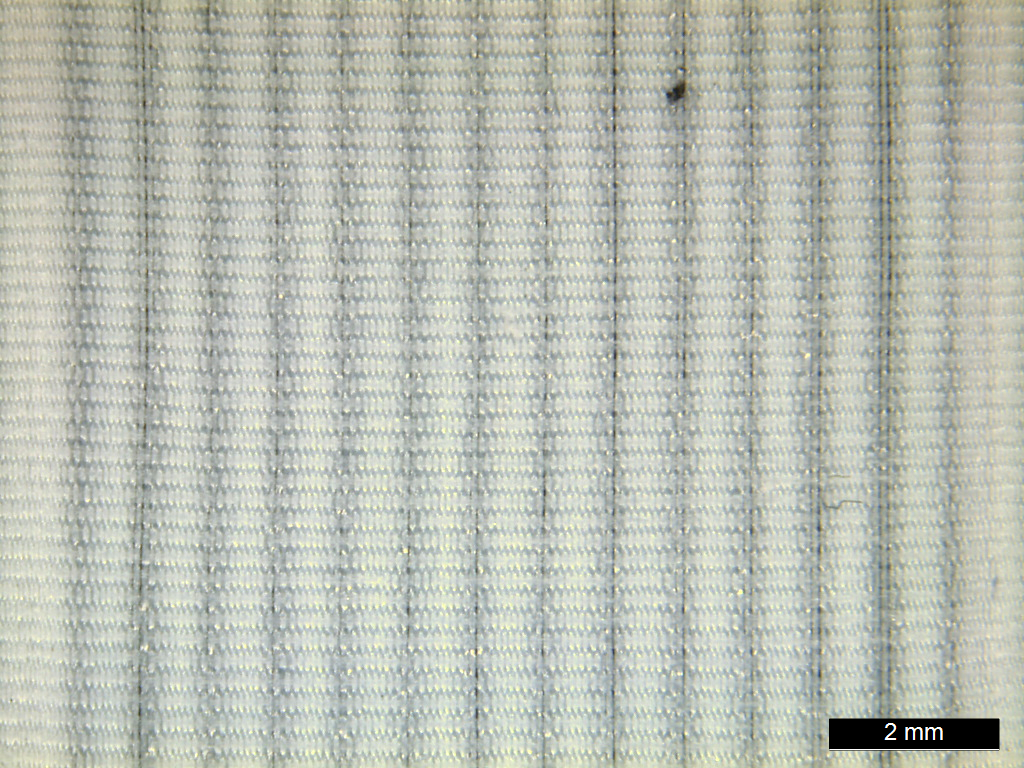
#> input picture image/img_03.tif, 1024 x 768 px
$ jupyter execute --allow-errors 03.01.ipynb
#> lines starting #> are read from the running program, lines starting #| are printed output that depends on the picture; after the words box and inside, x2 and y2 are one past the last pixel; in counts of white or black regions, pixels touching at a corner belong together
[cell 1]
import cv2
import numpy as np
import matplotlib.pyplot as plt
from scipy.signal import find_peaks

# Read and crop the image
img = cv2.imread('../image/img_03.tif')[200:600, 200:600]
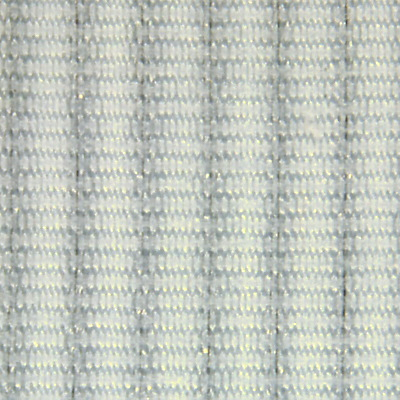
#> img: shape (400, 400, 3); mean B, G, R 190.2, 198.5, 193.2
img_gray = cv2.cvtColor(img, cv2.COLOR_BGR2GRAY)
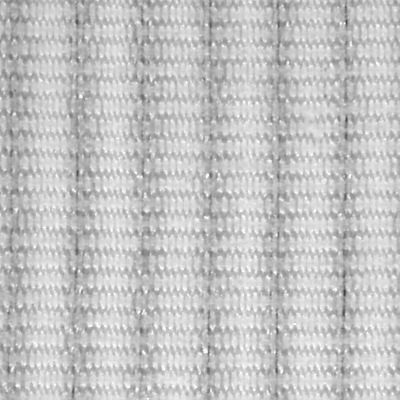
#> img_gray: shape (400, 400); min 54, max 255, mean 196
clahe = cv2.createCLAHE(clipLimit=2.0, tileGridSize=(8, 8))
img_clahe = clahe.apply(img_gray)
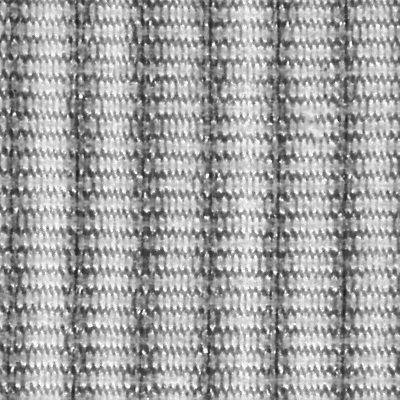
#> img_clahe: shape (400, 400); min 25, max 255, mean 162.9

column_means_clahe = np.mean(img_clahe, axis=0)
#> column_means_clahe = 400 values, max 211.7 at index 248, min 91.97 at index 210, mean 162.9
# Find troughs for splitting (as peaks of the negative signal), only where value < 155
split_troughs, _ = find_peaks(-column_means_clahe, prominence=5, distance=10, height=-155)
#> split_troughs = [11, 77, 142, 210, 278, 345]
split_troughs = np.sort(split_troughs)

if len(split_troughs) == 0:
    print("No troughs found, cannot split image.")
else:
    first_trough = split_troughs[0]
#> first_trough = 11
    split_indices = [first_trough] + split_troughs[split_troughs > first_trough].tolist() + [img_clahe.shape[1]]
#> split_indices = [11, 77, 142, 210, 278, 345, 400]

    # Convert CLAHE image to color for drawing colored lines
    img_clahe_color = cv2.cvtColor(img_clahe, cv2.COLOR_GRAY2BGR)

    # Draw vertical red lines at the split columns
    for col in split_indices[:-1]:  # Don't draw at the last column (right edge)
        cv2.line(img_clahe_color, (col, 0), (col, img_clahe_color.shape[0] - 1), (0, 0, 255), 1)
#> this loop made 6 passes
#> col on passes 1 to 6: 11, 77, 142, 210, 278, 345
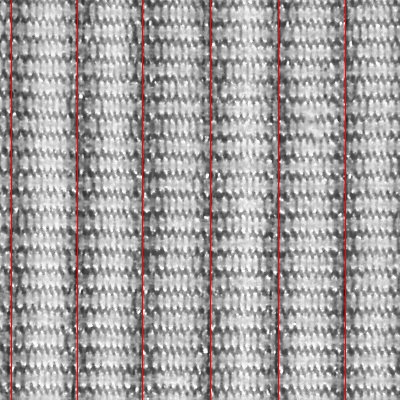
#> img_clahe_color: shape (400, 400, 3); mean B, G, R 161.5, 161.5, 165.3

    for i in range(len(split_indices) - 1):
        left = split_indices[i]
        right = split_indices[i + 1]
        roi = img_clahe[:, left:right]
        row_medians = np.median(roi, axis=1)
        # Find troughs in median for this ROI
        median_troughs, _ = find_peaks(-row_medians, prominence=5, distance=10, height=-155)

        # Draw horizontal red lines at these rows (across the width of the ROI)
        for row in median_troughs:
            cv2.line(img_clahe_color, (left, row), (right-1, row), (0, 0, 255), 1)
#> this loop made 6 passes
#> (left, right) on passes 1 to 6: (11, 77), (77, 142), (142, 210), (210, 278), (278, 345), (345, 400)
#> pass 1, `roi = img_clahe[:, left:right]`:
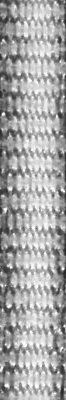
#> roi: shape (400, 66); min 36, max 255, mean 165.6
#> pass 2, `roi = img_clahe[:, left:right]`:
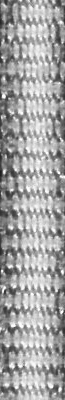
#> roi: shape (400, 65); min 28, max 255, mean 162.6
#> pass 3, `roi = img_clahe[:, left:right]`:
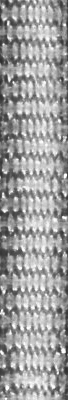
#> roi: shape (400, 68); min 40, max 255, mean 157.8
#> after the loop:
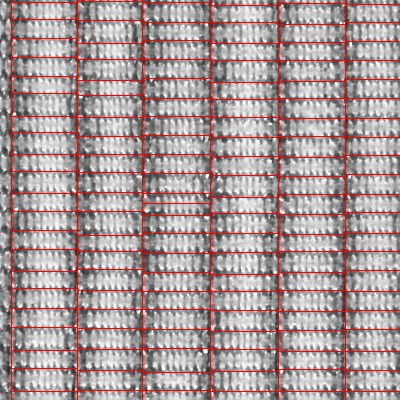
#> img_clahe_color: shape (400, 400, 3); 5.07% of pixels changed, all inside (x1, y1, x2, y2) = (12, 1, 400, 392)
#> after the loop:
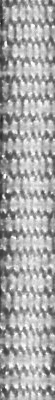
#> roi: shape (400, 55); min 33, max 255, mean 167.2

    plt.figure(figsize=(10, 10))
    plt.imshow(cv2.cvtColor(img_clahe_color, cv2.COLOR_BGR2RGB))
    plt.title("CLAHE with ROI Splits (vertical) and Median Troughs (horizontal) in Red")
    # plt.axis('off')
    plt.show()

[cell 2]
import cv2
import numpy as np
import matplotlib.pyplot as plt
from scipy.signal import find_peaks,savgol_filter

# Read and crop the image
img = cv2.imread('../image/img_03.tif')[200:600, 200:600]
img_gray = cv2.cvtColor(img, cv2.COLOR_BGR2GRAY)

# Apply CLAHE
clahe = cv2.createCLAHE(clipLimit=2.0, tileGridSize=(8, 8))
img_clahe = clahe.apply(img_gray)

# Compute mean intensity per column
column_means_clahe = np.mean(img_clahe, axis=0)

# Find troughs
split_troughs, _ = find_peaks(-column_means_clahe, prominence=5, distance=10, height=-155)
s_p = np.concatenate(([0], split_troughs, [img_clahe.shape[1]]))
#> s_p = [0, 11, 77, 142, 210, 278, 345, 400]

median_troughs_array = []
#> (the rest of this cell did not finish here and is left out)
